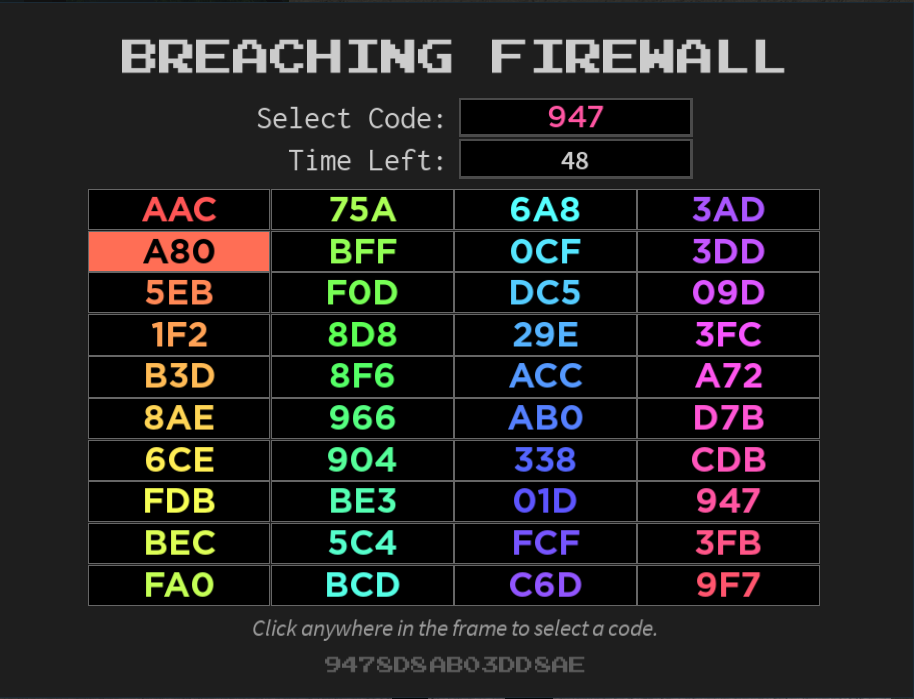
#> input picture atm2.jpg, 914 x 699 px, found by its file name
$ python main.py
#> lines starting #> are read from the running program, lines starting #| are printed output that depends on the picture; after the words box and inside, x2 and y2 are one past the last pixel; in counts of white or black regions, pixels touching at a corner belong together
#recognize the atm interface
#find the number/character we want to click
#locate the number/character in the options
#locate the box and wait for the box to illumnate and click when
#repeat untill all number/character is found and clicked.

import cv2 as cv
import numpy as np

atm = cv.imread(r"C:\Users\shakt\ERLC\Emergency-Response-Liberty-County-ATM-hack\atm2.jpg")
#> atm is the input picture: shape (699, 914, 3); mean B, G, R 31.7, 31.9, 33.2
title = cv.imread(r'C:\Users\shakt\ERLC\Emergency-Response-Liberty-County-ATM-hack\breaching_firewall.jpg')
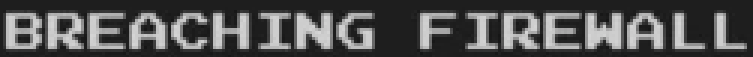
#> input picture breaching_firewall.jpg, 753 x 57 px, found by its file name
#> title is the input picture: shape (57, 753, 3); mean B, G, R 80.8, 80.8, 80.8

result = cv.matchTemplate(title, atm, cv.TM_SQDIFF_NORMED)
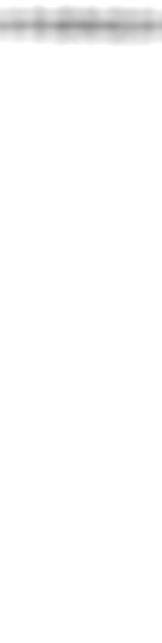
#> result: shape (643, 162) float32; min 0.57, max 1, mean 0.989

cv.imshow('Result', result)
min_val, max_val, min_loc, max_loc = cv.minMaxLoc(result)
#> min_val = 0.57; max_val = 1; min_loc = (62, 25); max_loc = (0, 0)
title_w = title.shape[1]
#> title_w = 753
title_h = title.shape[0]
#> title_h = 57
top_left = max_loc
#> top_left = (0, 0)
bottom_right = (top_left[0] + title_w, top_left[1] + title_h)
#> bottom_right = (753, 57)
cv.rectangle(atm, top_left, bottom_right,
color=(0, 255, 0), thickness=2, lineType=cv.LINE_4)
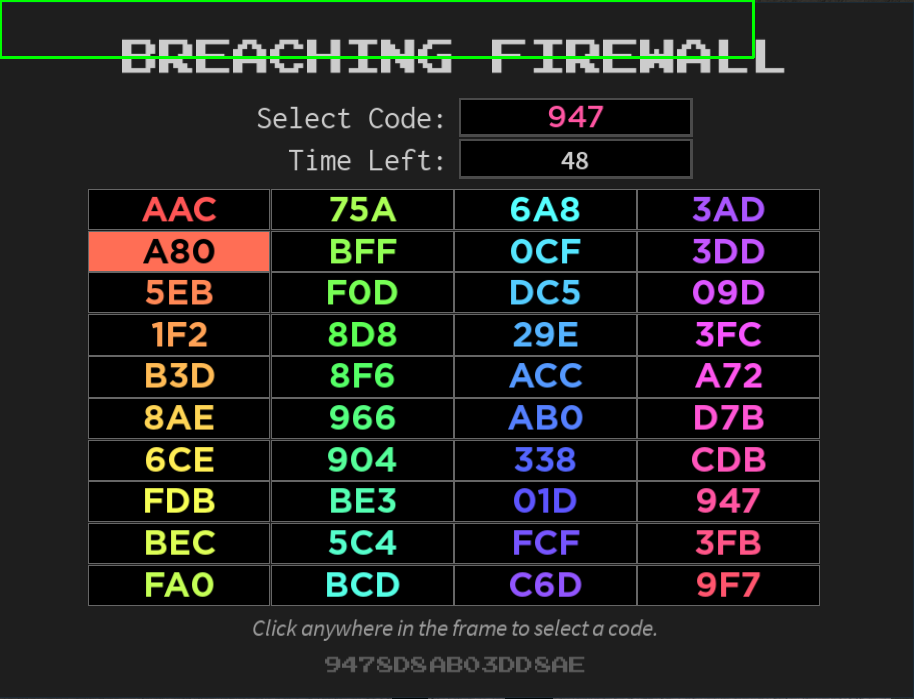
#> atm: shape (699, 914, 3); 0.63% of pixels changed, all inside (x1, y1, x2, y2) = (0, 0, 755, 59)
cv.imwrite('result.jpg', atm)
cv.waitKey()

#C:\Users\shakt\ERLC\Emergency-Response-Liberty-County-ATM-hack\breaching_firewall.png
